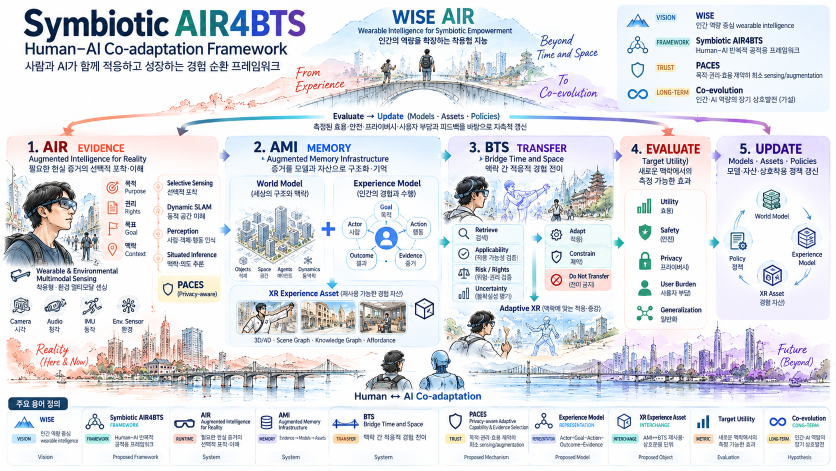
#> input picture notes/sources/air4bts_woo/29405226-2EC3-4148-92DE-F0D3CD0B64FE.png, 1672 x 941 px (shown at 1/2 size)
$ python extract_concept_illustrations.py
#> lines starting #> are read from the running program, lines starting #| are printed output that depends on the picture
"""Reuse text-free illustration fragments without changing the originals.

The source diagrams are 1672 x 941. Coordinates deliberately exclude labels;
all new labels are selectable text in docs/concepts/index.html.
Run only when rebuilding the illustration assets (requires Pillow).
"""
from pathlib import Path
from PIL import Image

ROOT = Path(__file__).resolve().parents[1]
SOURCE = ROOT / 'notes/sources/air4bts_woo'
DESTINATION = ROOT / 'docs/assets/concept-illustrations'
FRAGMENTS = {
    'air-observer': ('29405226-2EC3-4148-92DE-F0D3CD0B64FE.png', (22, 350, 190, 524)),
    'experience-scenes': ('29405226-2EC3-4148-92DE-F0D3CD0B64FE.png', (481, 600, 782, 668)),
    'bts-context': ('29405226-2EC3-4148-92DE-F0D3CD0B64FE.png', (925, 352, 1218, 445)),
    'human-ai': ('29405226-2EC3-4148-92DE-F0D3CD0B64FE.png', (715, 698, 902, 780)),
    'replay-workshop': ('iOS 이미지 (4).jpg', (1150, 169, 1339, 234)),
    'transfer-workshop': ('iOS 이미지 (4).jpg', (382, 113, 548, 273)),
    'paces-everyday': ('7C35FF8E-DB95-42DA-A416-F18C9A2E47D7.png', (1385, 449, 1660, 695)),
}


def main():
    DESTINATION.mkdir(parents=True, exist_ok=True)
    for name, (filename, bounds) in FRAGMENTS.items():
        with Image.open(SOURCE / filename) as original:
#> original is the input picture: PIL image 1672x941 RGB; mean R, G, B 222, 224.2, 230.6
            if original.size != (1672, 941):
                raise ValueError(f'Unexpected dimensions: {filename}: {original.size}')
            original.crop(bounds).convert('RGB').save(DESTINATION / f'{name}.webp', quality=95)
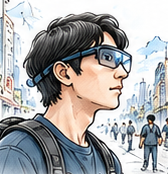
#> saved as air-observer.webp: PIL image 168x174 RGB; mean R, G, B 168.3, 167.9, 168.4
    print(f'Extracted {len(FRAGMENTS)} illustration fragments; originals unchanged.')


if __name__ == '__main__':
    main()
